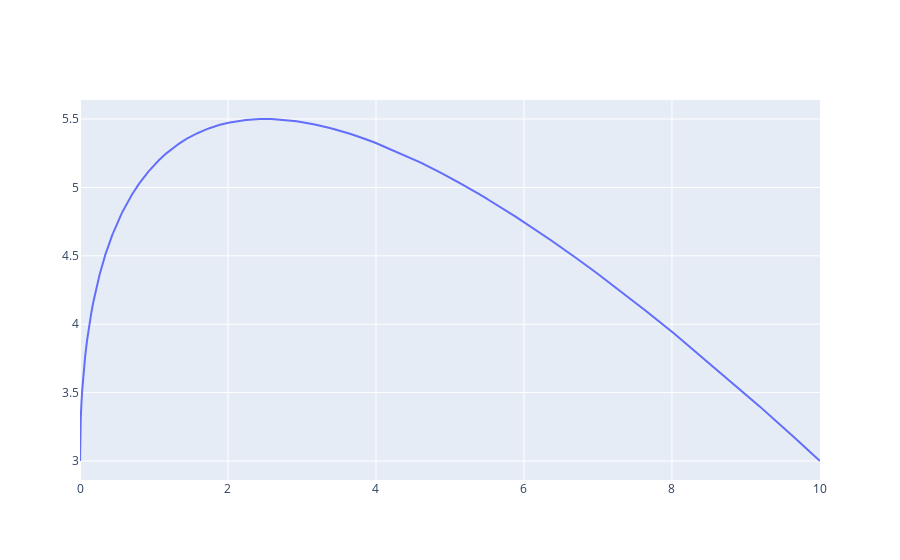

The notebook cell this image was saved under:
### Code cell
Trajectory(7, math.pi/2, 10, 3, 'sphere', 4, 8)

### Figure 1 — Plotly figure (JSON) as saved in the notebook; plotly's stock layout.template omitted (floating-point values rounded to 4 significant figures; data arrays with more than 128 entries replaced by an {"elided": "..."} marker saying what was removed)
{"data": [{"mode": "lines", "name": "Trajectory", "type": "scatter", "x": {"elided": "39070 float values"}, "y": {"elided": "39070 float values"}}], "layout": {}}
